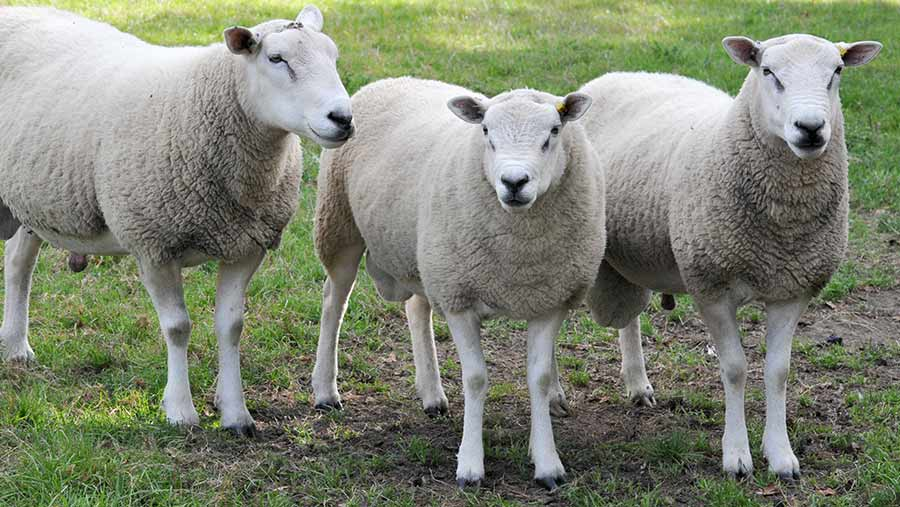
#> input picture ImageScalingAttackAlgorithm/sheep.jpg, 900 x 507 px
$ python main.py
#> lines starting #> are read from the running program, lines starting #| are printed output that depends on the picture
### ImageScalingAttackAlgorithm/ScalingAttack.py
import numpy as np
from PIL import Image
import cvxpy as cp
import cv2


def get_coefficients(m, n, mprime, nprime, scale_func=Image.NEAREST):  # def get_coefficients(int, int, int, int)
    # set image size and scaled image size, here image size is m*n = 700*350 and scaled m'*n' = 175*50
    In_max = 255  # maximum pixel value in an image/white

    # now we will create an identity matrix of size m*m, and multiply it with the highest pixel value ie white
    # so basically we are creating a white box of size m*m, lets call it 'matrix_of_white_box'

    # its more like a white diagonal in a black box

    matrix_of_white_box = np.identity(m) * In_max  # this creates a 2d array with all white values, hence a white box

    # now we will scale this white box down to the scaling size of m*m' using the scaling algo

    # for that we need to convert this 'matrix_of_white_box' into an image first, hence:
    white_box = Image.fromarray(matrix_of_white_box.T)
    # now we scale it using 'resize'
    resized_white_box = white_box.resize((mprime, m), scale_func)

    # now the CL or the vertical coefficient matrix will be this 'resized_white_box' converted to array and then divided
    # by the In_max value, which now just leaves the fractions, which are the coefficients for this scaling
    # i.e. m'*m
    CL = np.array(resized_white_box).T / In_max  # transposing because white_box is (175, 700) but CL is (700, 175)

    print(CL.shape)
    print(resized_white_box.size)

    # we need to do the same for CR
    # create matrix_of_white_box
    matrix_of_white_box = np.identity(n) * In_max

    # convert matrix to image
    white_box = Image.fromarray(matrix_of_white_box.T)

    # scale the image to n*n'
    resized_white_box = white_box.resize((n, nprime), scale_func)

    # convert this image to array and divide by In_max so we are left with coefficients
    CR = np.array(resized_white_box).T / In_max

    return CL, CR


def generate_attack_image(source_image, target_image, scale_func=Image.NEAREST):
    # S
    source_image_array = np.array(source_image)

    # T
    target_image_array = np.array(target_image)

    m, n = source_image_array.shape  # m = height of S image, n = width of S image
    mprime, nprime = target_image_array.shape  # m' = height of T image, n' = width of T

    # get coefficient matrices
    CL, CR = get_coefficients(m, n, mprime, nprime, scale_func)

    print(m, n, mprime, nprime, CL.shape, CR.shape)

    # create empty delta_one_vertical matrix filled with zeroes of size m*n'
    delta_one_vertical = np.zeros((m, nprime))

    # get intermediate_source_image of size mxn'
    intermediate_source_image = source_image.resize((m, nprime), scale_func)
    intermediate_source_image_array = np.array(intermediate_source_image).T  # convert image to array

    # Launch vertical scaling attack
    for col in range(nprime):
        delta_one_vertical[:, col] = get_perturbation(intermediate_source_image_array[:, col],
                                                      target_image_array[:, col], CL, obj='min')

    # intermediate attack image of size mxn', achieved by adding delta_one_vertical and intermediate_source_image
    intermediate_attack_image_array = (intermediate_source_image_array + delta_one_vertical).astype('uint8')

    # create delta_one_horizontal matrix filled with zeros of size m*n
    delta_one_horizontal = np.zeros((m, n))

    # Launch horizontal attack
    for row in range(m):
        delta_one_horizontal[row, :] = get_perturbation(source_image_array[row, :],
                                                        intermediate_attack_image_array[row, :], CR, obj='min')

    # get final attack_image_array
    attack_image_array = (source_image_array + delta_one_horizontal).astype('uint8')

    attack_image = Image.fromarray(attack_image_array)

    return attack_image


# I tried to make this method universal
# 1: It Maximizes or Minimizes the objective function depending on the value of 'obj' = min/max
# 2: It toggles constraints based on convert_matrix.size, because we need to match matrices for successful dot product
# def get_perturbation(np.1dArray, np.1dArray, np.2dArray, String):
def get_perturbation(source_vector, target_vector, convert_matrix, obj):
    n = source_vector.size

    # Declare variable named 'perturb' to optimize. It is a 1d array/vector of size same as source_vector
    # perturb is basically delta1 in 1dimension
    # This method is where all the magic happens so read the details below to understand
    # 1. perturb(or delta1) is an array/vector that can assume a lot of possible elements while being of size n
    #    Further multiple sets(arrays) of n size can satisfy perturb
    # 2. This method computes all the possible elements and sets that perturb can have or be while maintaining some rules
    # 3. Rule a: Each element of (perturb when added with source_vector) should remain between 0 and 255(allowed pixel)
    #    Rule b: delta2 should be bounded by(less than) 0.01*255
    #            This kinda denotes that the difference between target image and output image should not exceed this value
    #            delta2 = CL(perturb + source_vector) - target_vector; since attack_vector = CL*(perturb + source_vector)
    #    Rule c: As we know that there could be multiple sets of perturb that could satisfy Rule a and b, therefore we
    #            find the Lsquare norm(which is basically squareroot of(sum of squares of all elements of perturb).
    #            In a way it gives the magnitude of an array/vector, our job is to find the set that has the min/max
    #            Lsquare Norm off all the possible sets
    perturb = cp.Variable(n)

    # Create the function to be Maximised/Minimised (||delta1||2 --> L^2 norm of delta1)
    function = cp.norm(perturb)

    # Declare objective function based on value of obj
    if obj == 'max':
        objective = cp.Maximize(function)  # Rule c
    else:
        objective = cp.Minimize(function)  # Rule c

    constraints = []
    # set up constraints
    # Rule a:
    constraints += [source_vector + perturb >= 0]
    constraints += [source_vector + perturb <= 255]

    # Rule b:
    # if the number of columns of convert_matrix coincide with the number of rows of source_vector(when its column vector)
    if convert_matrix[0].size == source_vector.size:
        constraints += [cp.norm_inf((convert_matrix * (source_vector + perturb)) - target_vector) <= (0.01 * 255)]
    else:  # else Transpose convert_matrix to make them coincide (usually happens when source_vector is a row vector)
        constraints += [cp.norm_inf((convert_matrix.T * (source_vector + perturb)) - target_vector) <= (0.01 * 255)]

    # Create problem with objective and constraints
    prob = cp.Problem(objective, constraints)

    # Launch the solver
    prob.solve()

    # Testing:
    print(prob.status)
    print(perturb.value.shape)

    # Solution array/vector is stored in the value field of perturb
    return perturb.value


def implement_attack(source_image, target_image):   # def implement_attack(Image, Image)

    # Convert(to drop Alpha channel if any) and Split Source image into separate channels(stored as tuple)
    source_image = source_image.convert('RGB').split()

    # Convert(to drop Alpha channel if any) and Split Target image into separate channels(stored as tuple)
    target_image = target_image.convert('RGB').split()

    # store scaling function in a variable scale_func, we can toggle between different scaling functions to be used
    # directly from here, below are some examples
    scale_func = Image.NEAREST

    # generate attack image channels R, G and B
    # We could use a for loop and remove some clutter but this just makes it easy to understand
    R = generate_attack_image(source_image[0], target_image[0], scale_func)
    G = generate_attack_image(source_image[1], target_image[1], scale_func)
    B = generate_attack_image(source_image[2], target_image[2], scale_func)

    # merge the three channels to form the attack image
    attack_image = Image.merge('RGB', (R, G, B))

    # testing: show generated image and scaled image
    attack_image.show()
    attack_image.resize(target_image[0].size, scale_func).show()

    # save the generated attack image
    attack_image.save("attack_image.jpg")

### ImageScalingAttackAlgorithm/main.py
import ScalingAttack as sa
from PIL import Image

if __name__ == "__main__":
    source_image = Image
    target_image = Image
    try:
        # Source Image
        source_image = Image.open("sheep.jpg")
#> source_image is the input picture: PIL image 900x507 RGB; mean R, G, B 128, 133.8, 115.5

        # Target Image
        target_image = Image.open("wolf.jpg")
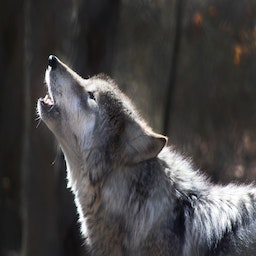
#> input picture ImageScalingAttackAlgorithm/wolf.jpg, 256 x 256 px
#> target_image is the input picture: PIL image 256x256 RGB; mean R, G, B 68.5, 66.7, 66.8
    except IOError:
        print("File Not Found")
        exit(-1)

    sa.implement_attack(source_image, target_image)
#> in get_coefficients, `white_box = Image.fromarray(matrix_of_white_box.T)`:
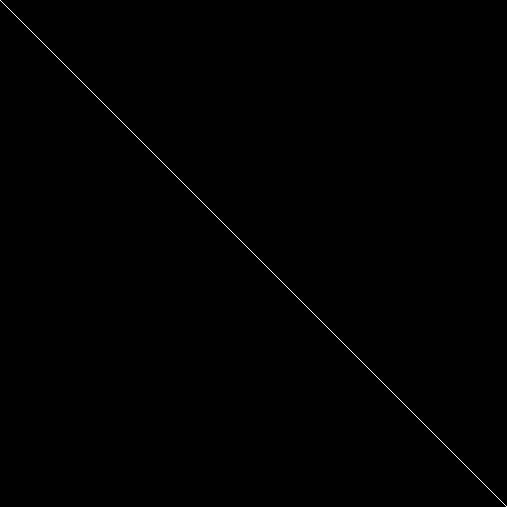
#> white_box: PIL image 507x507 F; 0.2% white in thin lines or dots
#> in get_coefficients, `resized_white_box = white_box.resize((mprime, m), scale_func)`: resized_white_box: PIL image 256x507 F; 0.2% white in thin lines or dots
#> in get_coefficients, `CL = np.array(resized_white_box).T / In_max`:
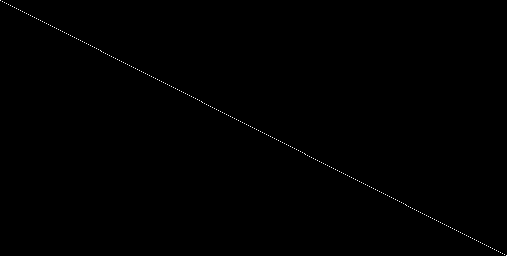
#> CL: shape (256, 507) float32; values 0 (black) and 1 (white), 0.2% white in thin lines or dots
#| (256, 507)
#| (256, 507)
#> in get_coefficients, `white_box = Image.fromarray(matrix_of_white_box.T)`: white_box: PIL image 900x900 F; 0.11% white in thin lines or dots
#> in get_coefficients, `resized_white_box = white_box.resize((n, nprime), scale_func)`:
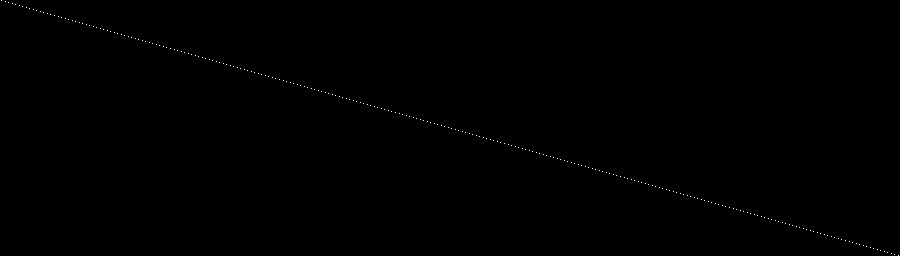
#> resized_white_box: PIL image 900x256 F; 0.11% white in thin lines or dots
#> in get_coefficients, `CR = np.array(resized_white_box).T / In_max`:
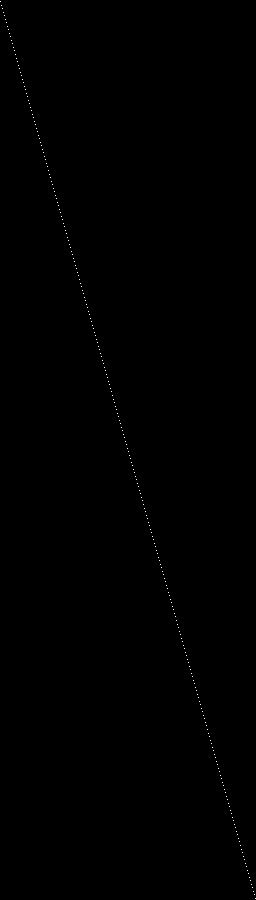
#> CR: shape (900, 256) float32; values 0 (black) and 1 (white), 0.11% white in thin lines or dots
#| 507 900 256 256 (256, 507) (900, 256)
#> in generate_attack_image, `intermediate_source_image = source_image.resize((m, nprime), scale_func)`:
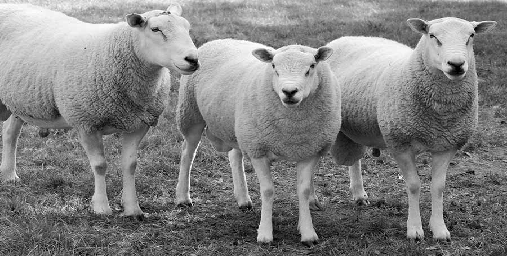
#> intermediate_source_image: PIL image 507x256 L; min 0, max 255, mean 128.1
#> in generate_attack_image, `intermediate_source_image_array = np.array(intermediate_source_image).T`:
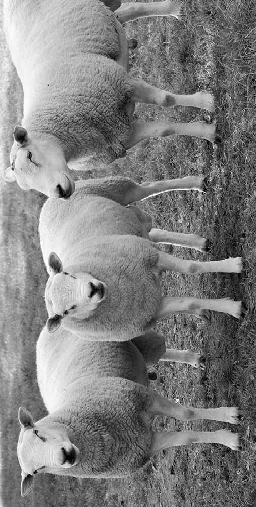
#> intermediate_source_image_array: shape (507, 256); min 0, max 255, mean 128.1
#> after the loop in generate_attack_image, `for col in range(nprime):`: delta_one_vertical: shape (507, 256) float64; every value is 0
#> (the call stopped at in get_perturbation, `perturb = cp.Variable(n)`: cvxpy is not available in this run)
